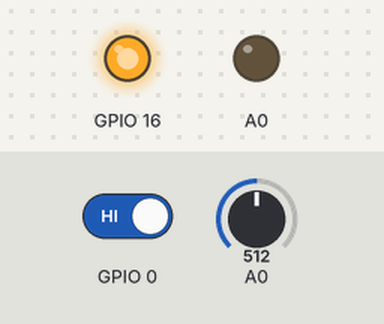
A sketch run on a simulated ESP8266 (NodeMCU). Shown: output pins drawn as LEDs (lit = HIGH). Inputs (shaded band) come from the test bench; at power-on: GPIO 0 HIGH, A0 = 512. WiFi joins after 1.5 s; servers stay silent unless stated.

Above: at 3.0 s.
3.1 s: GPIO 0 driven LOW
At 6.0 s:
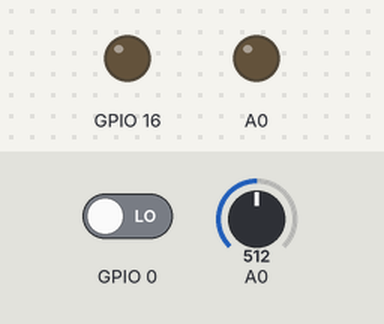
Timing chart, 0 to 7.5 s (numbered marks = the images above; inputs shaded):
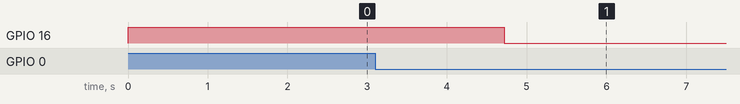

The sketch:

blink_nhan_gui_lcd.ino
```cpp
#define BLYNK_PRINT Serial
#include <ESP8266WiFi.h>
#include <BlynkSimpleEsp8266.h>
char auth[] = "14093e7f4a0942d5a7e5556c4d775e5f";
char ssid[] = "Vantho15";
char pass[] = "12345678";
volatile int a = 0;
void   ICACHE_RAM_ATTR vantho()
{
  long i;
  for ( i = 0; i <= 50000; i++);
  while ((digitalRead(0) == 0) && (i < 100000))
    i++;
  for ( i = 0; i <= 50000; i++);
  a++;
  if (a % 2 == 0)
  {
    Blynk.virtualWrite(16, 0);
    digitalWrite(16, 1);
  }
  else
  {
    Blynk.virtualWrite(16, 1);
    digitalWrite(16, 0);
  }
}
BLYNK_WRITE(16)
{
  int value = param.asInt();
  if (value == 1)
  {
    digitalWrite(16, 0);
    a = 0;
  }
  else
  {
    digitalWrite(16, 1);
    a = 1;
  }
}
WidgetLCD lcd(0);
void  hienthi()
{
  lcd.clear();
  int y=analogRead(A0);
  float ndo=(y*330)/1023.0;
  lcd.print(4,0,ndo);
  lcd.print(9,0," do c");
}
void setup()
{
  Serial.begin(115200);
  pinMode(0, INPUT);
  pinMode(16, OUTPUT);
  pinMode(A0, OUTPUT);
  digitalWrite(16, 1);
  Blynk.begin(auth, ssid, pass);
  attachInterrupt(digitalPinToInterrupt(0), vantho, FALLING);
  lcd.clear();
  hienthi();
}
  long tg=millis();
void loop()
{
  if(millis()-tg==5000)
  {
    hienthi();
    tg=0;
  }
  Blynk.run();
}
BLYNK_CONNECTED()
{
  Blynk.syncVirtual(16);
}
```

Measured:
- after the input at 3.1 s, GPIO 16: HIGH → LOW after 1.6 s
